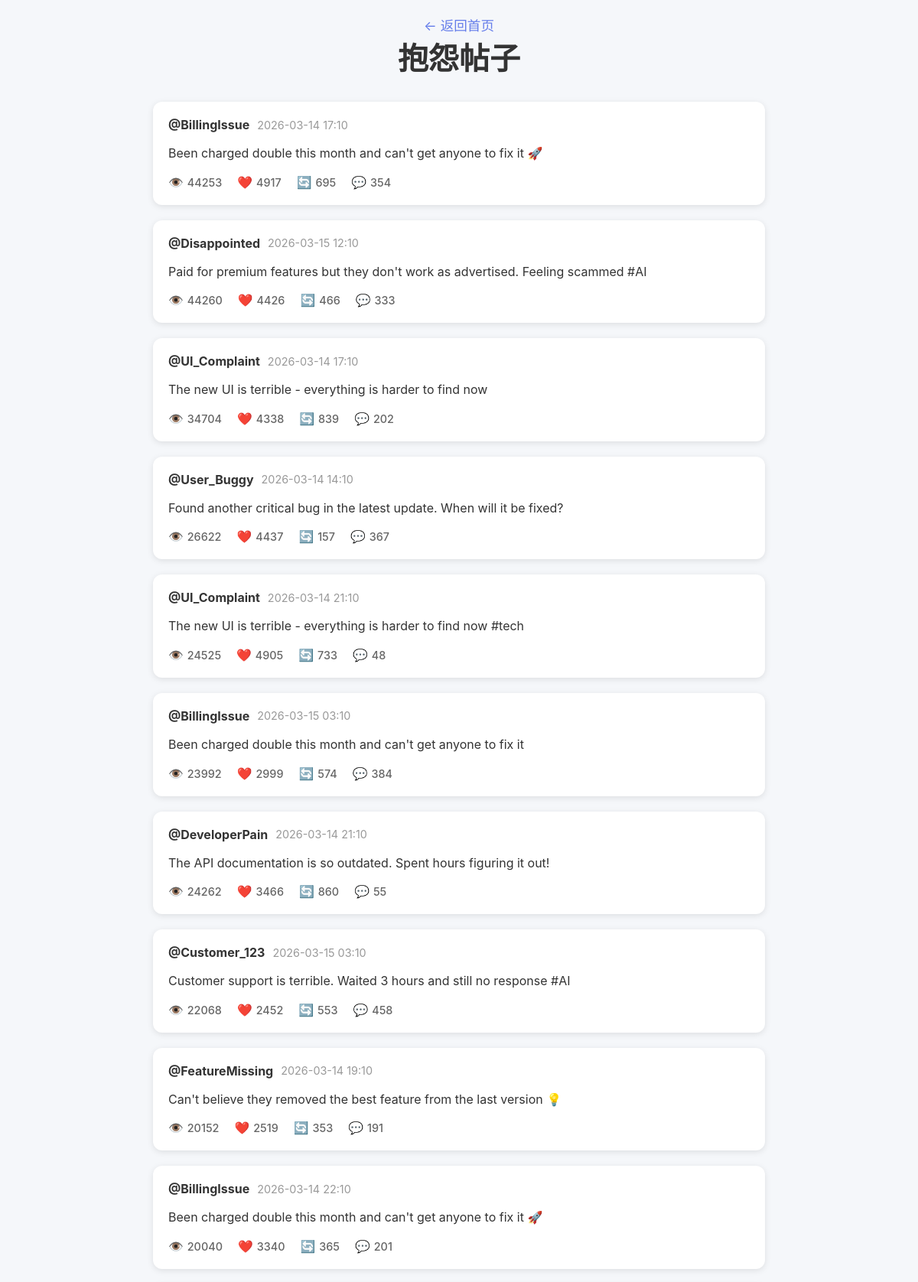
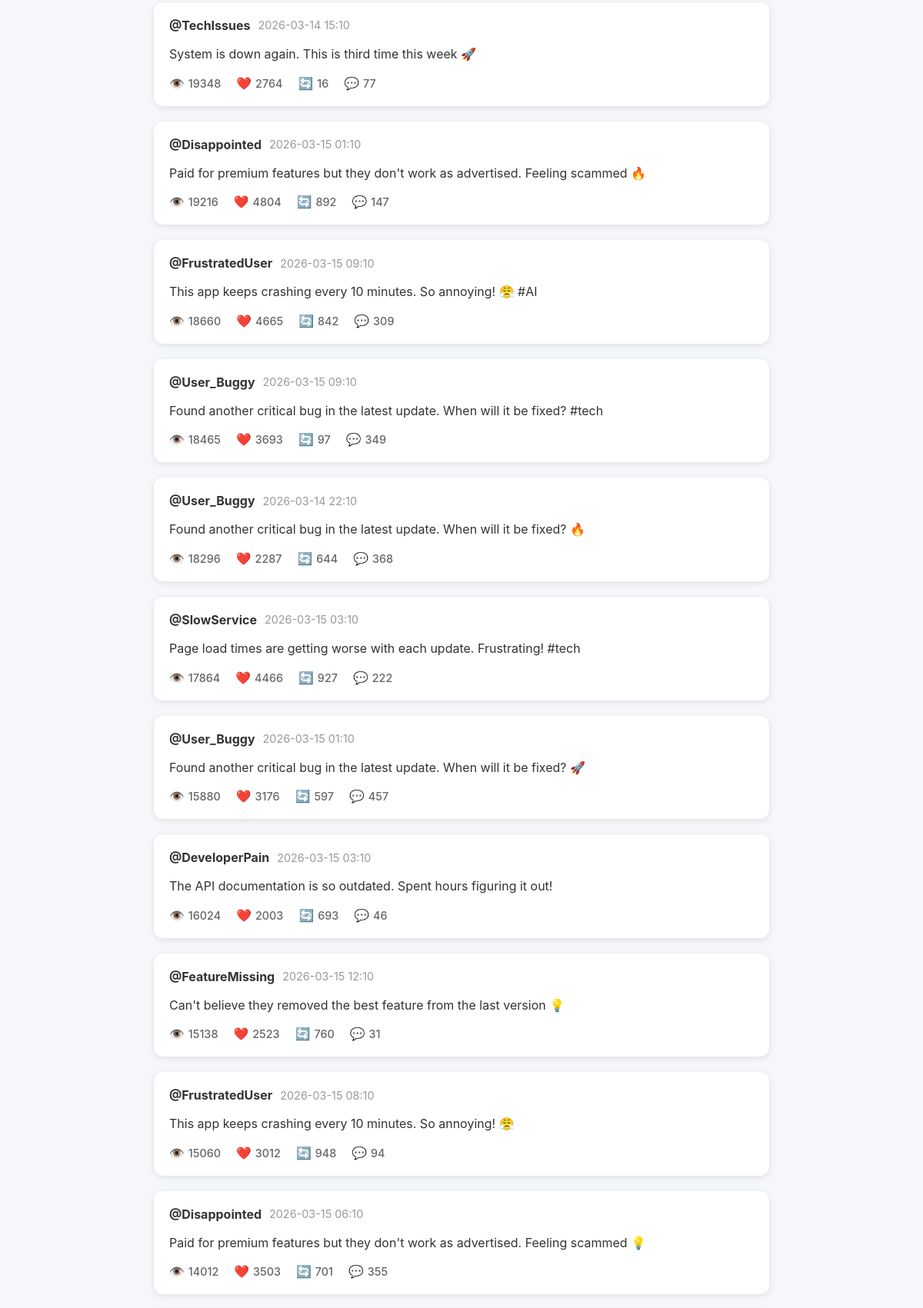
Screenshot of /posts/complain (upper part) with the database file from the repository (2 pictures, top to bottom).
### tables this page shows
CREATE TABLE posts (
                id TEXT PRIMARY KEY,
                author_id TEXT,
                author_username TEXT,
                text TEXT,
                created_at TIMESTAMP,
                metrics_impressions INTEGER,
                metrics_likes INTEGER,
                metrics_retweets INTEGER,
                metrics_replies INTEGER,
                category TEXT,
                crawled_at TIMESTAMP DEFAULT CURRENT_TIMESTAMP
            );

### scripts/web_app.py (the view)
@app.route('/posts/<category>')
def posts(category):
    conn = get_db_connection()
    posts = conn.execute('''
        SELECT * FROM posts
        WHERE category = ?
        ORDER BY metrics_impressions + metrics_replies DESC
        LIMIT 100
    ''', (category,)).fetchall()
    conn.close()
    posts_list = []
    for post in posts:
        post_dict = dict(post)
        post_dict['created_at'] = datetime.fromisoformat(post['created_at']).strftime("%Y-%m-%d %H:%M")
        posts_list.append(post_dict)
    category_names = {
        'trending': '热门趋势',
        'need': '需求帖子',
        'product': '产品帖子',
        'complain': '抱怨帖子'
    }
    return render_template('posts.html',
                          posts=posts_list,
                          category=category,
                          category_name=category_names.get(category, category))

### scripts/web_app.py (called while the page is built)
def get_db_connection():
    conn = sqlite3.connect(DB_PATH)
    conn.row_factory = sqlite3.Row
    return conn

### assets/templates/posts.html (shortened to what this page needs)
<!DOCTYPE html>
<html lang="zh-CN">
<head>
</head>
<body>
    <div class="container">
        <div class="header">
            <a href="/" class="back-link">← 返回首页</a>
            <h1>{{ category_name }}</h1>
        </div>
        {% if posts %}
        <div class="post-list">
            {% for post in posts %}
            <div class="post-card" onclick="window.location.href='/post/{{ post.id }}'">
                <div class="post-header">
                    <span class="author">@{{ post.author_username }}</span>
                    <span class="time">{{ post.created_at }}</span>
                </div>
                <div class="post-content">{{ post.text }}</div>
                <div class="post-stats">
                    <div class="stat-item">
                        <span class="icon">👁️</span>
                        <span class="value">{{ post.metrics_impressions }}</span>
                    </div>
                    <div class="stat-item">
                        <span class="icon">❤️</span>
                        <span class="value">{{ post.metrics_likes }}</span>
                    </div>
                    <div class="stat-item">
                        <span class="icon">🔄</span>
                        <span class="value">{{ post.metrics_retweets }}</span>
                    </div>
                    <div class="stat-item">
                        <span class="icon">💬</span>
                        <span class="value">{{ post.metrics_replies }}</span>
                    </div>
                </div>
            </div>
            {% endfor %}
        </div>
        {% else %}
        <div class="empty-state">
            <div class="emoji">📭</div>
            <p>暂无帖子数据</p>
        </div>
        {% endif %}
    </div>
</body>
</html>

### assets/templates/posts.html (style rules this page uses)
* { margin: 0; padding: 0; box-sizing: border-box; }
body { font-family: -apple-system, BlinkMacSystemFont, 'Segoe UI', Roboto, 'Helvetica Neue', Arial, sans-serif; background: #f5f7fa; padding: 20px; }
.container { max-width: 800px; margin: 0 auto; }
.header { text-align: center; margin-bottom: 30px; }
.header h1 { font-size: 2.5em; color: #333; margin-bottom: 10px; }
.header .back-link { color: #667eea; text-decoration: none; font-size: 1.1em; }
.post-list { display: flex; flex-direction: column; gap: 20px; }
.post-card { background: white; border-radius: 12px; padding: 20px; box-shadow: 0 2px 8px rgba(0,0,0,0.1); transition: box-shadow 0.3s; cursor: pointer; }
.post-header { display: flex; align-items: center; margin-bottom: 15px; }
.post-header .author { font-weight: bold; color: #333; margin-right: 10px; }
.post-header .time { color: #999; font-size: 0.9em; }
.post-content { color: #333; line-height: 1.6; margin-bottom: 15px; white-space: pre-wrap; word-wrap: break-word; }
.post-stats { display: flex; gap: 20px; color: #666; font-size: 0.9em; }
.stat-item { display: flex; align-items: center; gap: 5px; }
.stat-item .icon { font-size: 1.1em; }
.stat-item .value { font-weight: 500; }

### rows the page displays
posts: author_username "BillingIssue", created_at "2026-03-14 17:10", text "Been charged double this month and can't get anyone to fix it 🚀", metrics_impressions "44253", metrics_likes "4917", metrics_retweets "695", metrics_replies "354"
posts: author_username "Disappointed", created_at "2026-03-15 12:10", text "Paid for premium features but they don't work as advertised. Feeling scammed #AI", metrics_impressions "44260", metrics_likes "4426", metrics_retweets "466", metrics_replies "333"
posts: author_username "UI_Complaint", created_at "2026-03-14 17:10", text "The new UI is terrible - everything is harder to find now", metrics_impressions "34704", metrics_likes "4338", metrics_retweets "839", metrics_replies "202"
posts: author_username "User_Buggy", created_at "2026-03-14 14:10", text "Found another critical bug in the latest update. When will it be fixed?", metrics_impressions "26622", metrics_likes "4437", metrics_retweets "157", metrics_replies "367"
posts: author_username "UI_Complaint", created_at "2026-03-14 21:10", text "The new UI is terrible - everything is harder to find now #tech", metrics_impressions "24525", metrics_likes "4905", metrics_retweets "733", metrics_replies "48"
posts: author_username "BillingIssue", created_at "2026-03-15 03:10", text "Been charged double this month and can't get anyone to fix it", metrics_impressions "23992", metrics_likes "2999", metrics_retweets "574", metrics_replies "384"
posts: author_username "DeveloperPain", created_at "2026-03-14 21:10", text "The API documentation is so outdated. Spent hours figuring it out!", metrics_impressions "24262", metrics_likes "3466", metrics_retweets "860", metrics_replies "55"
posts: author_username "Customer_123", created_at "2026-03-15 03:10", text "Customer support is terrible. Waited 3 hours and still no response #AI", metrics_impressions "22068", metrics_likes "2452", metrics_retweets "553", metrics_replies "458"
posts: author_username "FeatureMissing", created_at "2026-03-14 19:10", text "Can't believe they removed the best feature from the last version 💡", metrics_impressions "20152", metrics_likes "2519", metrics_retweets "353", metrics_replies "191"
posts: author_username "BillingIssue", created_at "2026-03-14 22:10", text "Been charged double this month and can't get anyone to fix it 🚀", metrics_impressions "20040", metrics_likes "3340", metrics_retweets "365", metrics_replies "201"
posts: author_username "TechIssues", created_at "2026-03-14 15:10", text "System is down again. This is third time this week 🚀", metrics_impressions "19348", metrics_likes "2764", metrics_retweets "16", metrics_replies "77"
posts: author_username "Disappointed", created_at "2026-03-15 01:10", text "Paid for premium features but they don't work as advertised. Feeling scammed 🔥", metrics_impressions "19216", metrics_likes "4804", metrics_retweets "892", metrics_replies "147"
posts: author_username "FrustratedUser", created_at "2026-03-15 09:10", text "This app keeps crashing every 10 minutes. So annoying! 😤 #AI", metrics_impressions "18660", metrics_likes "4665", metrics_retweets "842", metrics_replies "309"
posts: author_username "User_Buggy", created_at "2026-03-15 09:10", text "Found another critical bug in the latest update. When will it be fixed? #tech", metrics_impressions "18465", metrics_likes "3693", metrics_retweets "97", metrics_replies "349"
posts: author_username "User_Buggy", created_at "2026-03-14 22:10", text "Found another critical bug in the latest update. When will it be fixed? 🔥", metrics_impressions "18296", metrics_likes "2287", metrics_retweets "644", metrics_replies "368"
posts: author_username "SlowService", created_at "2026-03-15 03:10", text "Page load times are getting worse with each update. Frustrating! #tech", metrics_impressions "17864", metrics_likes "4466", metrics_retweets "927", metrics_replies "222"
posts: author_username "User_Buggy", created_at "2026-03-15 01:10", text "Found another critical bug in the latest update. When will it be fixed? 🚀", metrics_impressions "15880", metrics_likes "3176", metrics_retweets "597", metrics_replies "457"
posts: author_username "DeveloperPain", created_at "2026-03-15 03:10", text "The API documentation is so outdated. Spent hours figuring it out!", metrics_impressions "16024", metrics_likes "2003", metrics_retweets "693", metrics_replies "46"
posts: author_username "FeatureMissing", created_at "2026-03-15 12:10", text "Can't believe they removed the best feature from the last version 💡", metrics_impressions "15138", metrics_likes "2523", metrics_retweets "760", metrics_replies "31"
posts: author_username "FrustratedUser", created_at "2026-03-15 08:10", text "This app keeps crashing every 10 minutes. So annoying! 😤", metrics_impressions "15060", metrics_likes "3012", metrics_retweets "948", metrics_replies "94"
posts: author_username "Disappointed", created_at "2026-03-15 06:10", text "Paid for premium features but they don't work as advertised. Feeling scammed 💡", metrics_impressions "14012", metrics_likes "3503", metrics_retweets "701", metrics_replies "355"

### other values shown
{{ category_name }} "抱怨帖子"
